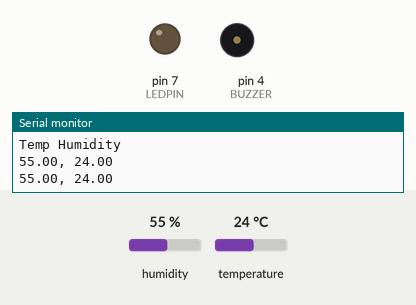
Simulated run of this sketch. Board: Arduino Uno, built with avr-gcc and run on an emulated ATmega328P. Shown: output pins drawn as LEDs (lit = HIGH), buzzer (waves = sounding), the last lines printed to the serial monitor. The test bench sets the inputs (shaded band); at power-on: temperature 24 °C, humidity 55 %.

Above: at 4.8 s.
4.9 s: temperature set to 28 °C
7.9 s: temperature set to 31 °C
At 8.4 s:
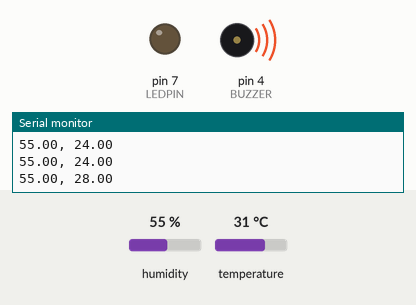
14.3 s: humidity set to 58 %
18.3 s: humidity set to 61 %
At 21.9 s:
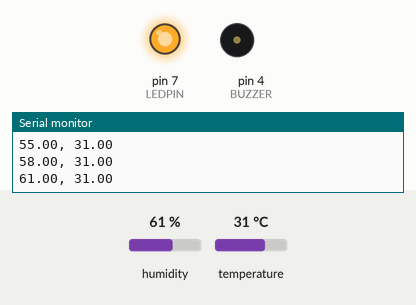
24.7 s: humidity set to 22 %
At 27.0 s:
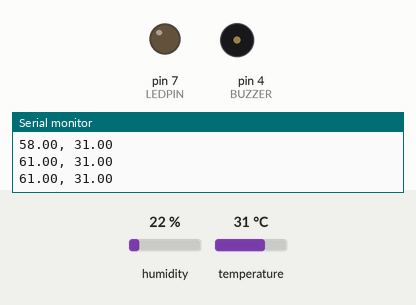
31.1 s: humidity set to 68 %
At 32.6 s:
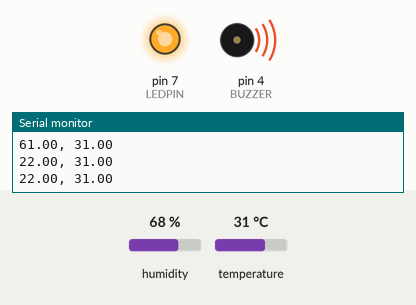
Timing chart, 0 to 37.3 s (numbered marks = the images above; inputs shaded):
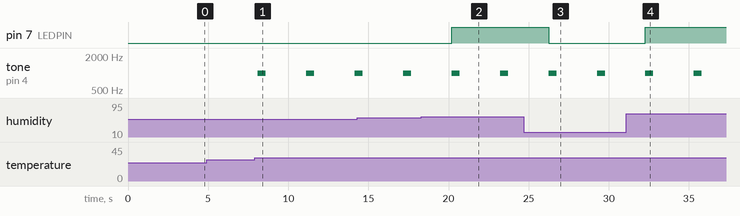

The sketch:

TempNHumd-02.ino
```cpp
#include <DHT.h>

#define DHTPIN 2     // 데이터 핀 설정
#define DHTTYPE DHT11 // DHT 타입 지정
#define LEDPIN 7
#define BUZZER 4

DHT dht(DHTPIN, DHTTYPE);

void setup() {
  pinMode(7, OUTPUT);
  pinMode(BUZZER, OUTPUT);
  Serial.begin(9600);
  Serial.println("Temp Humidity");
  dht.begin(); //센서 초기화
}

void loop() {
  delay(2000);  // 측정 간 2초 대기

  float humidity = dht.readHumidity();     // 습도 측정
  float temperature = dht.readTemperature(); // 온도 측정 (섭씨)

  // 측정 실패 시 체크
  if (isnan(humidity) || isnan(temperature)) {
    Serial.println("Failed to read from DHT sensor!");
    return;
  }

  // 결과 출력
  if (humidity >= 60) {
    digitalWrite(7, HIGH);
  }
  else {
    digitalWrite(7, LOW);
  }
  if (temperature >= 30) {
    tone(BUZZER, 1000); // 1000Hz 소리 출력 (삐-)
    delay(500);         // 0.5초 대기
    noTone(BUZZER);     // 소리 끄기
    delay(500);         // 0.5초 대기
  }
  else {
    noTone(BUZZER);
  }
  //Serial.print("Humidity: ");
  Serial.print(humidity);
  //Serial.print("%\t");
  Serial.print(", ");
  //Serial.print("Temperature: ");
  Serial.println(temperature);
  //Serial.println("°C");
}
```

Measured:
- the behaviour switches between 29 and 30 °C on temperature (found by bisection; images 0 and 1)
- the behaviour switches between 59 and 60 % on humidity (found by bisection; images 1 and 2)
- after the input at 7.9 s, tone on pin 4 (BUZZER): alternates 1000 Hz for 0.50 s and silent for 2.5 s, starting after 0.20 s
- after the input at 18.3 s, pin 7 (LEDPIN): LOW → HIGH after 1.9 s
- after the input at 24.7 s, pin 7 (LEDPIN): HIGH → LOW after 1.5 s
- after the input at 31.1 s, pin 7 (LEDPIN): LOW → HIGH after 1.2 s
